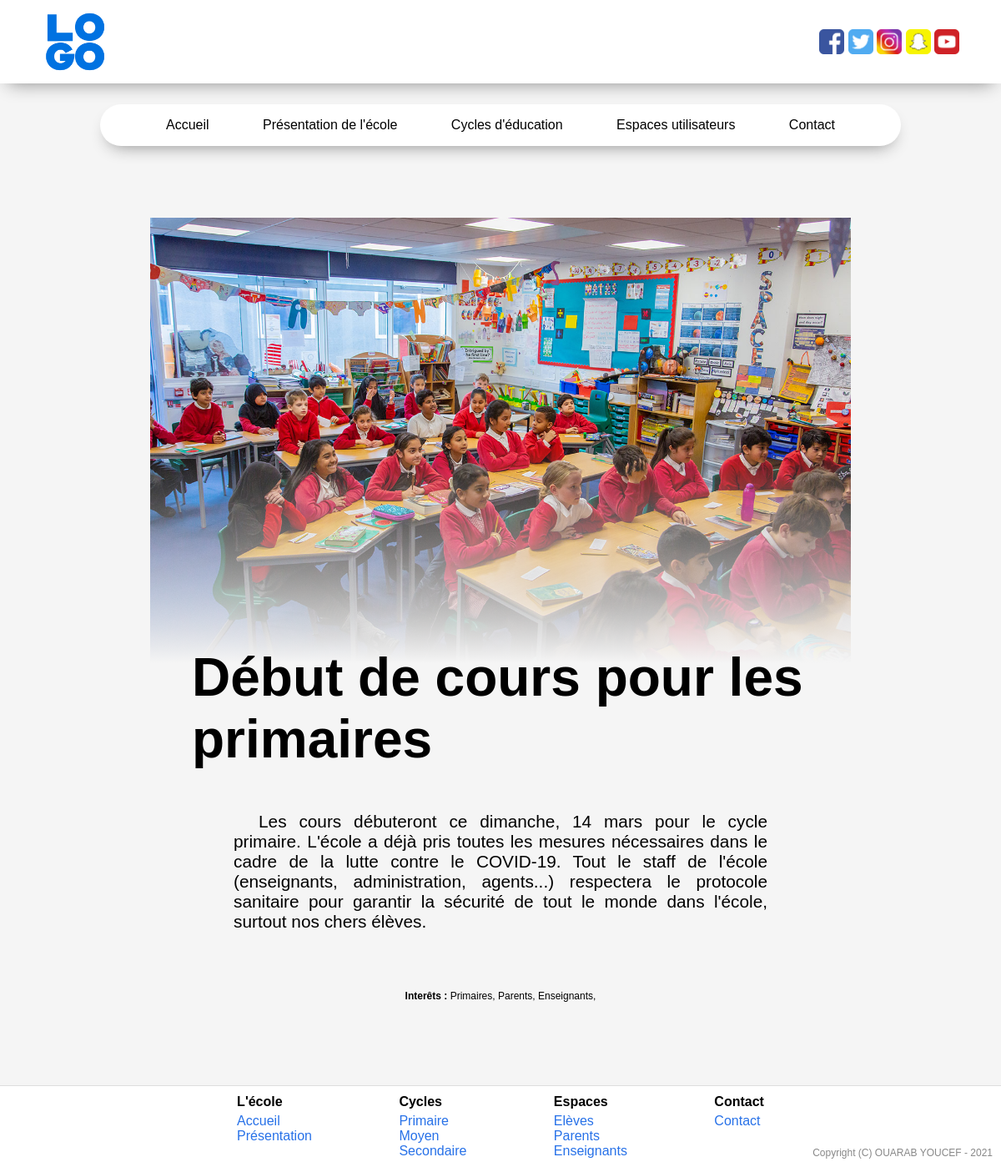
Page /Projet/article/id/4 on the committed database.
### tables this page shows
CREATE TABLE `contact` (
  `id_contact` int(11) NOT NULL,
  `cle` enum('tel','fax','email','adr','fb','twt','ig','sc','yt') NOT NULL,
  `valeur` tinytext NOT NULL
);

CREATE TABLE `article` (
  `id_article` int(11) NOT NULL,
  `titre` tinytext NOT NULL,
  `description` text NOT NULL,
  `image` tinytext NOT NULL,
  `parents` tinyint(1) NOT NULL,
  `primaires` tinyint(1) NOT NULL,
  `moyens` tinyint(1) NOT NULL,
  `secondaires` tinyint(1) NOT NULL,
  `enseignants` tinyint(1) NOT NULL,
  `created` datetime NOT NULL DEFAULT CURRENT_TIMESTAMP
);

### Projet/index.php (called while the page is built, shortened)
<?php
require_once LIBS."Controller.php";
require_once LIBS."Model.php";
$app = new Router();

### Projet/libs/Controller.php (called while the page is built, shortened)
<?php
class Controller {
    function loadModel($name) {
        $path = MODELS.$name."Model.php";
        if (file_exists($path)) {
            $this->model = new $model();
        } else {
            header("location: ".BASE_URL."erreur/index/".MISSING_FILES);
        }
    }
}

### Projet/libs/Model.php (called while the page is built, shortened)
<?php
class Model {
    function __construct() {
        $dsn = DB_TYPE.":host=".DB_HOST.";dbname=".DB_NAME.";charset=".DB_CHARSET.";";
        try {
            $this->db = new PDO($dsn, DB_USERNAME, DB_PASSWORD);
        } catch (PDOException $e) {
            header("location: ".BASE_URL."erreur/index/".DB_CONN_ERROR);
        }
    }
}

### Projet/models/ContactModel.php (called while the page is built, shortened)
<?php
class ContactModel extends Model {
    public function getContacts() {
        $sql = "SELECT * FROM contact";
        $query = $this->db->prepare($sql);
        $exec = $query->execute();
        $data = $exec ? $query->fetchAll() : SERVER_ERROR;
        return $data;
    }
}

### Projet/controllers/contact.php (called while the page is built, shortened)
<?php
class Contact extends Controller {
    public function getContacts() {
        $data = $this->model->getContacts();
        if ($data != SERVER_ERROR) {
            return $data;
        } else {
            header("location: ".BASE_URL."erreur/index/".$data);
        }
    }
}

### Projet/models/ArticleModel.php (called while the page is built, shortened)
<?php
class ArticleModel extends Model {
    public function getArticle($id) {
        $sql = "SELECT * FROM article WHERE id_article = ?";
        $query = $this->db->prepare($sql);
        $exec = $query->execute(array($id));
	    $data = $query ? $query->fetch() : SERVER_ERROR;
        return $data;
    }
}

### Projet/views/EnteteView.php (the view, shortened to what this page needs)
<?php
class EnteteView extends View {
    function __construct($titre = "") {
        require_once CONTROLLERS."contact.php";
        $this->controller = new Contact();
        $contacts = $this->controller->getContacts();
        $socials = array("fb", "twt", "ig", "sc", "yt");
        $links = array(
            "fb" => "https://facebook.com/",
            "twt" => "https://twitter.com/",
            "ig" => "https://instagram.com/",
            "sc" => "https://snapchat.com/",
            "yt" => "https://youtube.com/",
        );
        $imgs = array(
            "fb" => BASE_URL.PUBLIC_CNT."img/fb.png",
            "twt" => BASE_URL.PUBLIC_CNT."img/twt.png",
            "ig" => BASE_URL.PUBLIC_CNT."img/ig.png",
            "sc" => BASE_URL.PUBLIC_CNT."img/sc.png",
            "yt" => BASE_URL.PUBLIC_CNT."img/yt.png",
        );
        ?>
        <!DOCTYPE html>
        <html>
        <head>
            <link rel="stylesheet" type="text/css" href="<?php echo BASE_URL.PUBLIC_CNT; ?>css/style.css?<?php echo time()?>">
        </head>
        <body>
            <header>
                <div class="logo">
                    <img src="<?php echo BASE_URL.PUBLIC_CNT; ?>img/logo.png?<?php echo time()?>" alt="Logo">
                </div>
                <div class="socials">
                    <?php
                    if ($contacts) {
                        foreach ($contacts as $contact) {
                            if (in_array($contact["cle"], $socials)) {
                            ?>
                                <a href="<?php echo $links[$contact["cle"]].$contact["valeur"] ?>"><img src="<?php echo $imgs[$contact["cle"]] ?>?<?php echo time() ?>"></a>
                            <?php
                            }
                        }
                    }
                    ?>
                </div>
            </header>
        <?php
    }
}

### Projet/views/ArticleView.php (shortened to what this page needs)
<?php
class ArticleView extends View {
    function __construct($id) {
        $admin = Session::get("admin");
        $this->controller = new Article();
        if ($id == "new" && $admin) {
        ?>
        <br><br>
        <center>
            <div class="goodform">
                <form action="<?php echo BASE_URL ?>article/ajoutArticle" method="POST" enctype="multipart/form-data">
                    <h2>Nouvel article</h2>
                    <div class="full">
                        <label>Titre</label>
                        <input type="text" name="titre" required>
                    </div>
                    <div class="full">
                        <label>Description</label>
                        <textarea rows="15" name="desc" required></textarea>
                    </div>
                    <div class="full">
                        <label>Image</label>
                        <input type="file" name="image">
                    </div>
                    <div class="full">
                        <label>Interêts</label>
                    </div>
                    <div class="third">
                        <button type="button" id="tous" class="chip unselected">Tous</button>
                    </div>
                    <div class="third">
                        <button type="button" class="chip unselected" check="parents">Parents</button>
                        <input type="hidden" name="parents" id="parents">
                    </div>
                    <div class="third">
                        <button type="button" class="chip unselected" check="primaires">Primaires</button>
                        <input type="hidden" name="primaires" id="primaires">
                    </div>
                    <div class="third">
                        <button type="button" class="chip unselected" check="moyens">Moyens</button>
                        <input type="hidden" name="moyens" id="moyens">
                    </div>
                    <div class="third">
                        <button type="button" class="chip unselected" check="secondaires">Secondaires</button>
                        <input type="hidden" name="secondaires" id="secondaires">
                    </div>
                    <div class="third">
                        <button type="button" class="chip unselected" check="enseignants">Enseignants</button>
                        <input type="hidden" name="enseignants" id="enseignants">
                    </div>
                    <div class="full"><button type="submit" class="blue">Ajouter</button></div>
                </form>
            </div>
        </center>
            <script type="text/javascript">
                $(document).ready(function(){
                    $(document).on("click", "#tous", function() {
                        if ($("#tous").hasClass("unselected")) {
                            $(".chip").removeClass("unselected");
                            $(".chip").addClass("selected");
                            $(":hidden").val("true");
                        } else {
                            $(".chip").removeClass("selected");
                            $(".chip").addClass("unselected");
                            $(":hidden").val("");
                        }
                    });
                    $(document).on("click", ".chip", function() {
                        if ($(this).hasClass("unselected")) {
                            $(this).removeClass("unselected");
                            $(this).addClass("selected");
                            var id = $(this).attr("check");
                            $("input#"+id).val("true");
                        } else {
                            $(this).removeClass("selected");
                            $(this).addClass("unselected");
                            var id = $(this).attr("check");
                            $("input#"+id).val("");
                        }
                    });
                });
            </script>
        <?php
        } else if ($id != "new") {
            $article = $this->controller->getArticle($id);
            if ($article) {
                ?>
                <br><br>
                <div class="article-wrapper">
                    <img src="<?php echo BASE_URL.PUBLIC_CNT."img/".$article["image"]; ?>" title="<?php echo $article["titre"]; ?>">
                    <div class="fade"></div>
                    <h1><?php echo $article["titre"]; ?>
                    </h1>
                    <p><?php echo $article["description"]; ?>
                    </p>
<center style="font-size: 12px;">
<br><br><br><br><br><b>Interêts : </b>
                    <?php
                        if ($article["primaires"]) {
                            ?>
                            <label class="chip">Primaires, </label>
                            <?php
                        }
                            ?>
                            <?php
                        if ($article["parents"]) {
                            ?>
                            <label class="chip">Parents, </label>
                            <?php
                        }
                        if ($article["enseignants"]) {
                            ?>
                            <label class="chip">Enseignants, </label>
                            <?php
                        }
                        ?>
</center>
                </div>
                        <?php
            } else  {
                header("location: ".BASE_URL."erreur/index/".PAGE_INEX);
            }
        } else {
            header("location: ".BASE_URL."erreur/index/".PAGE_INACC);
        }
    }
}

### Projet/public/css/style.css (style rules this page uses)
* { margin: 0; padding: 0; font-family: Arial, Helvetica, sans-serif; }
html, body { background-color: #f5f5f5; width: 100%; height: 100%; }
body { overflow-x: hidden; }
header { background-color: #fff; width: 100%; height: 100px; box-shadow: 0px 10px 20px -10px #888; z-index: 51; margin-bottom: 25px; }
.logo { position: relative; height: 80%; top: 50%; left: 50px; transform: translate(0%, -50%); display: inline-block; }
.logo img { height: 100%; }
.socials { position: relative; height: 30%; float: right; top: 50%; right: 50px; transform: translate(0%, -50%); display: inline-block; }
.socials a img { height: 100%; }
a, a:hover, a:visited, a:focus { text-decoration: none; color: #2771e8; }
.article-wrapper { width: 70%; position: relative; left: 50%; transform: translateX(-50%); }
.article-wrapper img { width: 100%; }
.article-wrapper .fade { background: linear-gradient(0deg, #f5f5f5 10%, rgba(255,255,255,0) 100%); width: 110%; height: 300px; margin-top: -300px; position: relative; left: 50%; transform: translateX(-50%); }
.article-wrapper h1 { margin-top: -50px; margin-bottom: 50px; padding: 0 50px; font-size: 400%; position: relative; z-index: 51; }
.article-wrapper p { text-align: justify; padding: 0 100px; font-size: 130%; text-indent: 30px; }

### rows in the picture
contact: shows a picture
contact: shows a picture
contact: shows a picture
contact: shows a picture
contact: shows a picture
article: image (picture), titre "Début de cours pour les primaires", description "Les cours débuteront ce dimanche, 14 mars pour le cycle primaire. L'école a déjà pris toutes les mesures nécessaires dans le cadre de la lutte contre le COVID-19. Tout le staff de l'école (enseignants, administration, agents...) respectera le protocole sanitaire pour garantir la sécurité de tout le monde dans l'école, surtout nos chers élèves."
